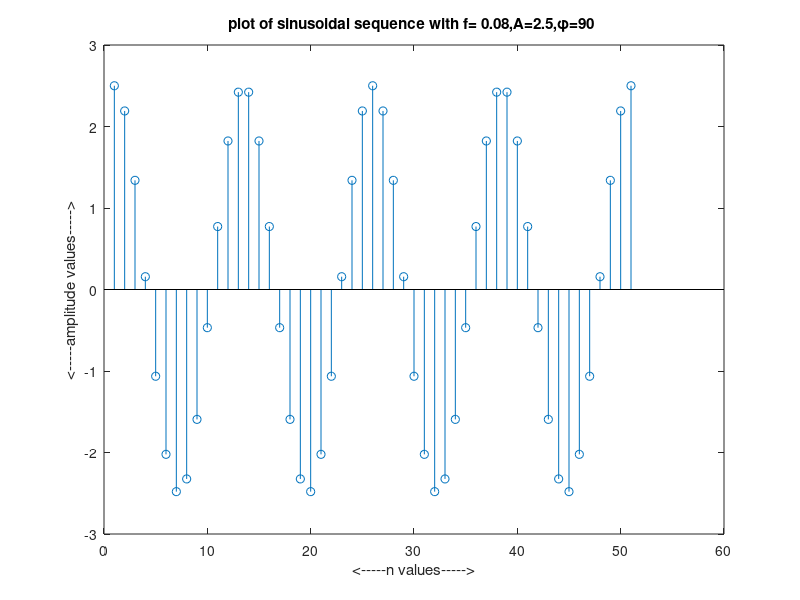
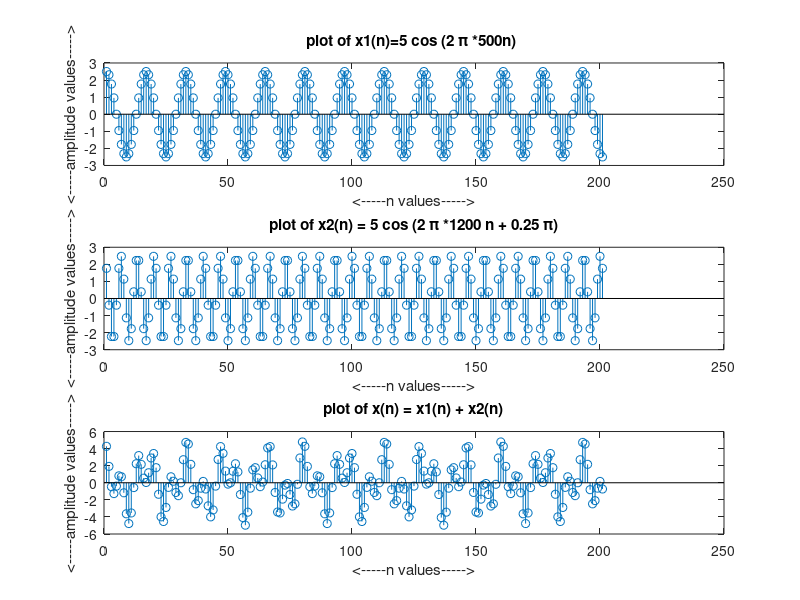

MATLAB code to generate these figures, in order:
clc
clear all
close all

A=2.5;
f=0.08;

n=0:50;
p=90*(pi/180)

x=A*sin(2*pi*f*n+p);
figure;
stem(x);
xlabel('<-----n values----->')
ylabel('<-----amplitude values----->')
title('plot of sinusoidal sequence with f= 0.08,A=2.5,φ=90 ')

B=2.5;
f1=500;
fs=8000;
f2=1200
p2=0.25*pi;
n=0:0.025*fs;


x1=B*cos(2*pi*f1/fs*n)
figure;
subplot(3,1,1)
stem(x1)
xlabel('<-----n values----->')
ylabel('<-----amplitude values----->')
title('plot of x1(n)=5 cos (2 π *500n) ')

x2=B*cos(2*pi*f2/fs*n+p2)
subplot(3,1,2)
stem(x2)
xlabel('<-----n values----->')
ylabel('<-----amplitude values----->')
title('plot of x2(n) = 5 cos (2 π *1200 n + 0.25 π)')

x3=x1+x2
subplot(3,1,3)
stem(x3)
xlabel('<-----n values----->')
ylabel('<-----amplitude values----->')
title('plot of x(n) = x1(n) + x2(n)')



















